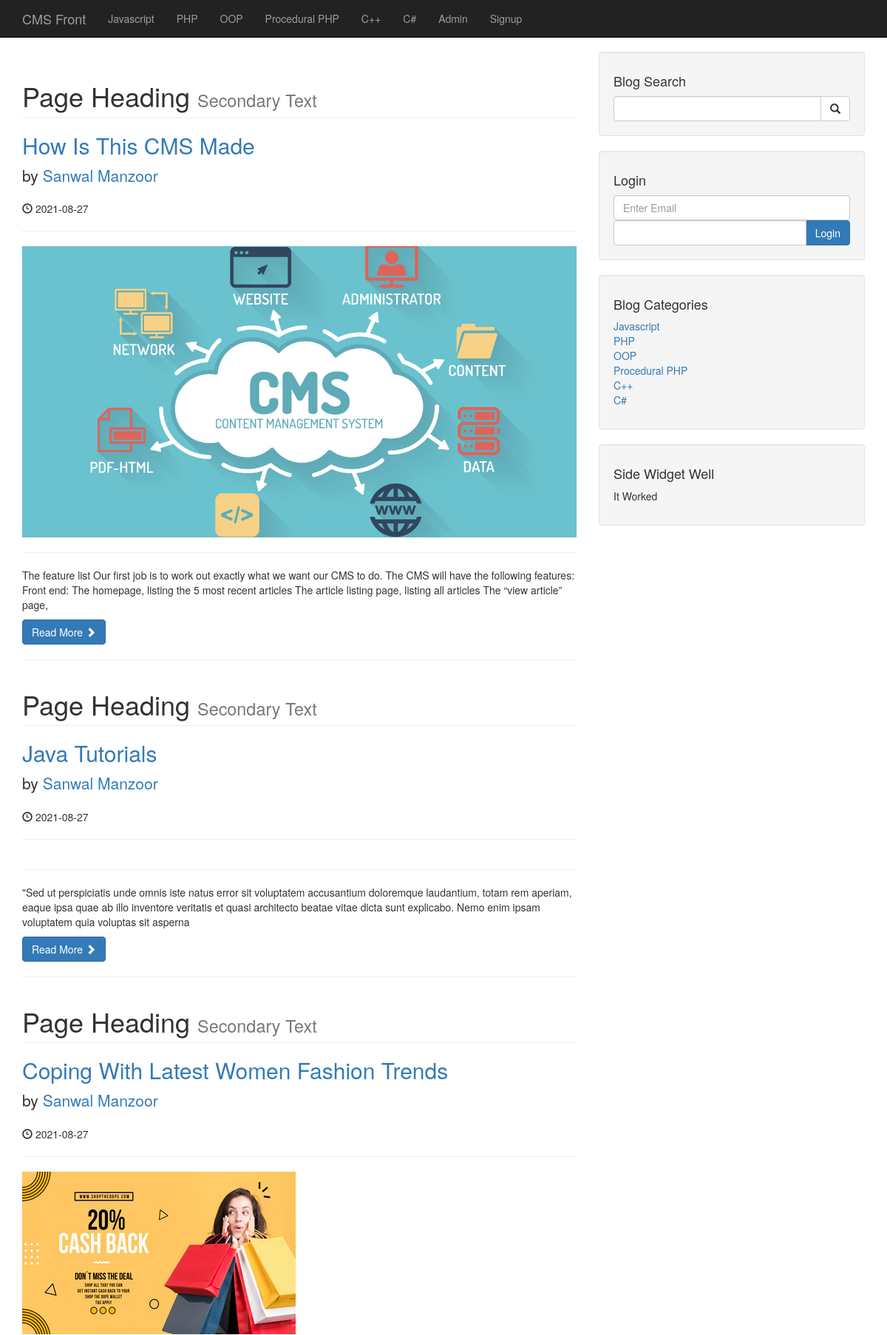
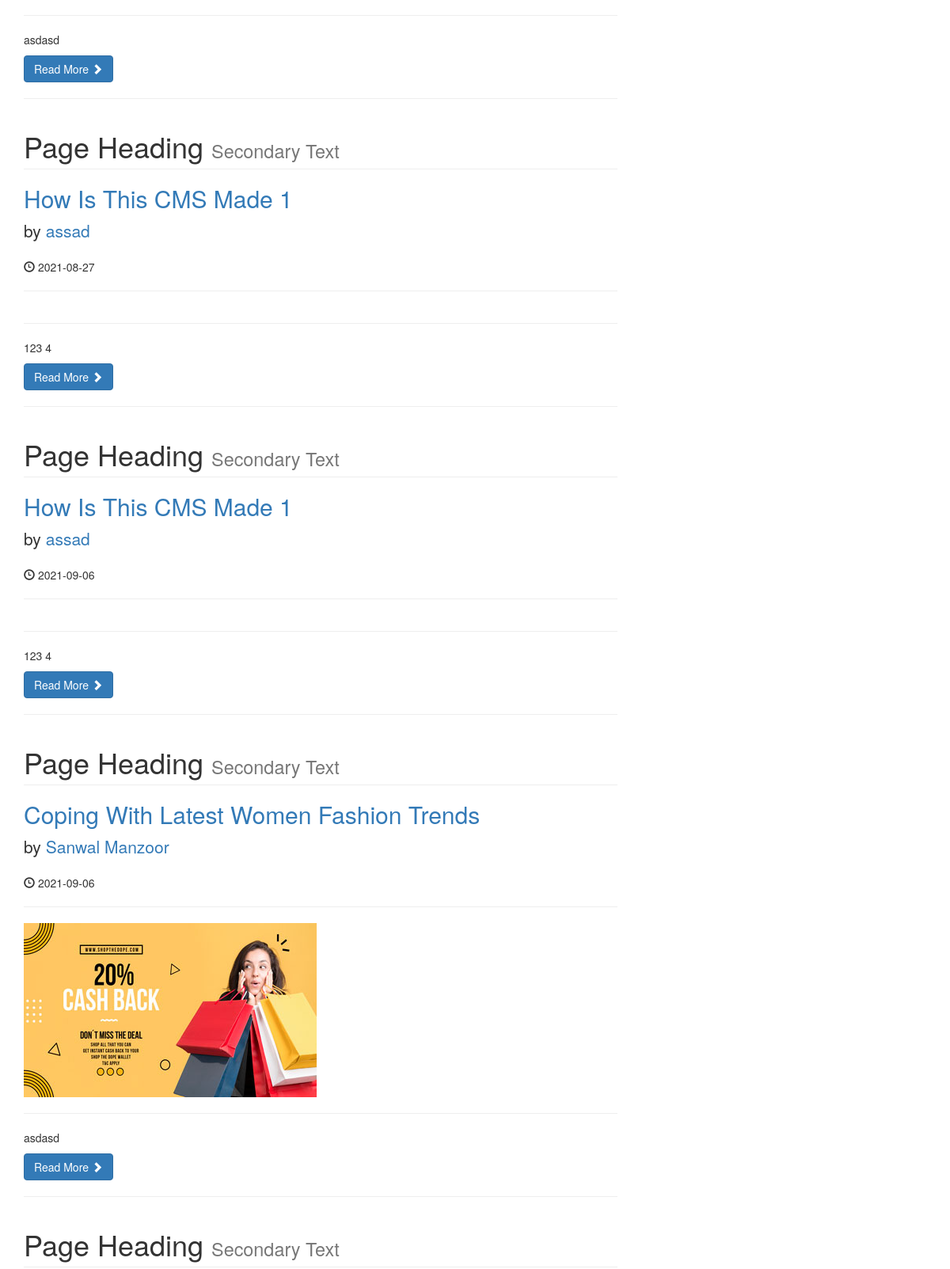
The page /category.php?category=2 (upper part) on the database its author committed (2 pictures, top to bottom).
### tables this page shows
CREATE TABLE `categories` (
  `cat_id` int(3) NOT NULL,
  `cat_title` varchar(255) NOT NULL
);

CREATE TABLE `posts` (
  `post_id` int(3) NOT NULL,
  `post_category_id` int(3) NOT NULL,
  `post_title` varchar(255) NOT NULL,
  `post_author` varchar(255) NOT NULL,
  `post_user` varchar(255) NOT NULL,
  `post_date` date NOT NULL,
  `post_image` text NOT NULL,
  `post_content` text NOT NULL,
  `post_tags` varchar(255) NOT NULL,
  `post_comment_count` int(11) NOT NULL,
  `post_status` varchar(255) NOT NULL DEFAULT 'draft',
  `post_views_count` int(11) NOT NULL
);

### category.php (the view, shortened to what this page needs)
<?php include "includes/db.php"; ?>
<?php include "includes/header.php"; ?>
<?php include "includes/navigation.php"; ?>
    <div class="container">
        <div class="row">
            <div class="col-md-8">
              <?php
              if(isset($_GET['category'])){
                $post_category_id = $_GET['category'];
              }
              $query = "SELECT * FROM posts WHERE post_category_id = $post_category_id";
              $select_all_posts_query = mysqli_query($connection, $query);
              while( $row = mysqli_fetch_assoc($select_all_posts_query)) {
                $post_id = $row ['post_id'];
                $post_title = $row ['post_title'];
                $post_author = $row ['post_author'];
                $post_date = $row ['post_date'];
                $post_image = $row ['post_image'];
                $post_content = substr($row ['post_content'],0,269);
                ?>
                <h1 class="page-header">
                    Page Heading
                    <small>Secondary Text</small>
                </h1>
                <h2>
                    <a href="post.php?p_id=<?php echo $post_id ?>"><?php echo $post_title ?></a>
                </h2>
                <p class="lead">
                    by <a href="index.php"><?php echo $post_author ?></a>
                </p>
                <p><span class="glyphicon glyphicon-time"></span> <?php echo $post_date ?> </p>
                <hr>
                <img class="img-responsive" src="images/<?php echo $post_image ?>" alt="">
                <hr>
                <p> <?php echo $post_content ?> </p>
                <a class="btn btn-primary" href="#">Read More <span class="glyphicon glyphicon-chevron-right"></span></a>
                <hr>
          <?php  } ?>
            </div>
<?php include "includes/blog_sidebar.php"; ?>
        </div>
        <?php include "includes/footer.php"; ?>

### includes/navigation.php (shortened to what this page needs)
<nav class="navbar navbar-inverse navbar-fixed-top" role="navigation">
    <div class="container">
        <div class="navbar-header">
            <a class="navbar-brand" href="./index.php">CMS Front</a>
        </div>
        <div class="collapse navbar-collapse" id="bs-example-navbar-collapse-1">
            <ul class="nav navbar-nav">
              <?php
              $query = "SELECT * FROM categories";
              $select_all_categories_query = mysqli_query($connection, $query);
              while( $row = mysqli_fetch_assoc($select_all_categories_query)) {
                $cat_title = $row ['cat_title'];
                echo "<li><a href='#'>{$cat_title}</a></li>";
              }
              ?>
               <li>
                    <a href="admin">Admin</a>
                </li>
                <li>
                     <a href="registration.php">Signup</a>
                 </li>
            </ul>
        </div>
    </div>
</nav>

### includes/blog_sidebar.php
<div class="col-md-4">
    <div class="well">
        <h4>Blog Search</h4>
        <form action="search.php" method="post">
        <div class="input-group">
            <input name="search" type="text" class="form-control">
            <span class="input-group-btn">
                <button name="submit" class="btn btn-default" type="submit">
                    <span class="glyphicon glyphicon-search"></span>
            </button>
            </span>
        </div>
      </form>
    </div>
    <div class="well">
        <h4>Login</h4>
        <form action="includes/login.php" method="post">
        <input name="username" type="text" class="form-control" placeholder="Enter Email">
        <div class="input-group">
            <input name="password" type="password" class="form-control">
            <span class="input-group-btn">
                <button name="login" class="btn btn-primary" type="submit">Login</button>
            </span>
        </div>
      </form>
    </div>
    <div class="well">
      <?php
      $query = "SELECT * FROM categories";
      $select_categories_sidebar = mysqli_query($connection, $query);
       ?>
        <h4>Blog Categories</h4>
        <div class="row">
            <div class="col-lg-12">
                <ul class="list-unstyled">
                  <?php
                  while( $row = mysqli_fetch_assoc($select_categories_sidebar)) {
                    $cat_id = $row ['cat_id'];
                    $cat_title = $row ['cat_title'];
                    echo "<li><a href='category.php?category=$cat_id'>{$cat_title}</a></li>";
                      }
                  ?>
                </ul>
            </div>
        </div>
    </div>
    <?php include "includes/side_widget.php"; ?>
</div>

### css/blog-home.css (style rules this page uses)
body { padding-top: 70px; }

### rows shown on the page
categories: cat_title "Javascript"
categories: cat_title "PHP"
categories: cat_title "OOP"
categories: cat_title "Procedural PHP"
categories: cat_title "C++"
categories: cat_title "C#"
posts: post_title "How Is This CMS Made", post_author "Sanwal Manzoor", post_date "2021-08-27", post_image (picture), post_content "The feature list Our first job is to work out exactly what we want our CMS to do. The CMS will have the following features: Front end: The homepage, listing the 5 most recent articles The article listing page, listing all articles The “view article” page,"
posts: post_title "Java Tutorials", post_author "Sanwal Manzoor", post_date "2021-08-27", post_content "\"Sed ut perspiciatis unde omnis iste natus error sit voluptatem accusantium doloremque laudantium, totam rem aperiam, eaque ipsa quae ab illo inventore veritatis et quasi architecto beatae vitae dicta sunt explicabo. Nemo enim ipsam voluptatem quia voluptas sit asperna"
posts: post_title "Coping With Latest Women Fashion Trends", post_author "Sanwal Manzoor", post_date "2021-08-27", post_image (picture), post_content "asdasd"
posts: post_title "How Is This CMS Made 1", post_author "assad", post_date "2021-08-27", post_content "123 4"
posts: post_title "How Is This CMS Made 1", post_author "assad", post_date "2021-09-06", post_content "123 4"
posts: post_title "Coping With Latest Women Fashion Trends", post_author "Sanwal Manzoor", post_date "2021-09-06", post_image (picture), post_content "asdasd"
